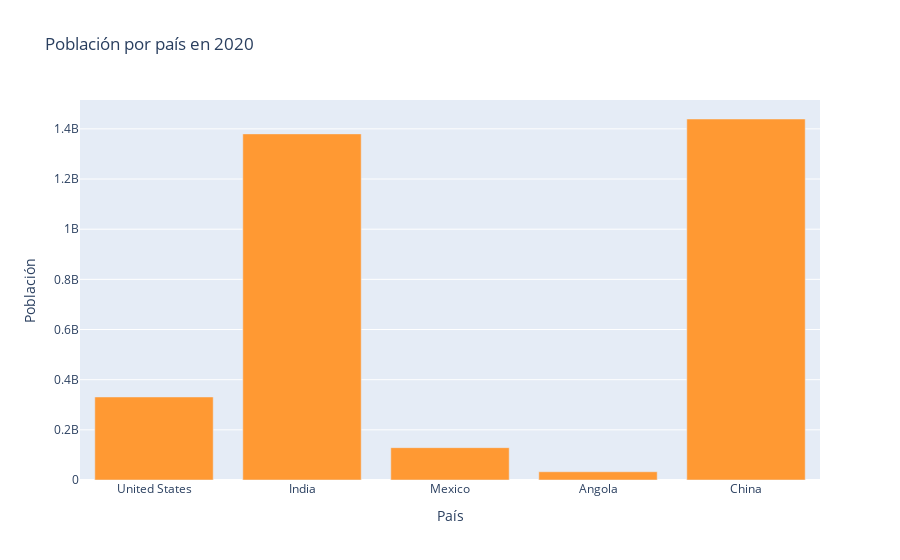

Notebook cell for this chart:
### Code cell
#grafico de barras
df_population_2020 = df_population[df_population.index.isin([2020])]
df_population_2020 = df_population_2020.T

import plotly.graph_objs as go

fig_bar = go.Figure(
	data=[
		go.Bar(
			x=df_population_2020.index,
			y=df_population_2020[2020.0],
			marker_color='rgba(255, 153, 51, 1.0)'  # valid CSS rgba string
		)
	]
)
fig_bar.update_layout(
	title='Población por país en 2020',
	xaxis_title='País',
	yaxis_title='Población'
)
fig_bar.show()

### Figure 1 — Plotly figure (JSON) as saved in the notebook; plotly's stock layout.template omitted (floating-point values rounded to 4 significant figures)
{"data": [{"marker": {"color": "rgba(255, 153, 51, 1.0)"}, "type": "bar", "x": ["United States", "India", "Mexico", "Angola", "China"], "y": [331000000.0, 1380000000.0, 128900000.0, 32870000.0, 1439000000.0]}], "layout": {"title": {"text": "Población por país en 2020"}, "xaxis": {"title": {"text": "País"}}, "yaxis": {"title": {"text": "Población"}}}}
